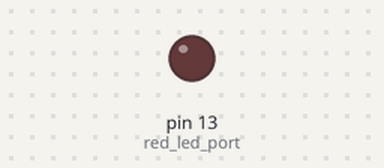
Simulated run of this sketch. Board: Arduino Uno, built with avr-gcc and run on an emulated ATmega328P. Parts: output pins drawn as LEDs (lit = HIGH).

Above: at 1.4 s.
At 3.7 s:
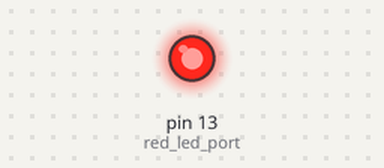
Timing chart, 0 to 10.0 s (numbered marks = the images above):
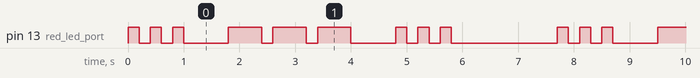

Measured:
- by itself, pin 13 (red_led_port): repeats every 7.7 s: 2 × (LOW 0.20 s, HIGH 0.20 s), LOW 0.80 s, 2 × (HIGH 0.60 s, LOW 0.20 s), HIGH 0.60 s, LOW 0.80 s, 2 × (HIGH 0.20 s, LOW 0.20 s), HIGH 0.20 s, LOW 1.9 s, HIGH 0.20 s
- by itself, everything shown: repeats every 7.7 s, in 18 steps

The sketch:

level2.ino
```cpp
// Declare variables
int red_led_port = 13;		// port # corresponding to `redLED` on the Arduino
int unit = 200;				// base morse unit in MS
int dot = unit;				// 1 morse unit
int dash = unit * 3;		// 3 morse units
int space_blink = dot;		// space between each blink
int space_letter = dash;	// space between each letter
int space_words = unit * 7; // space between each word
int loop_cooldown = 300;	// delay between each itteration of the main simulation loop

// Declare functions
void blinkLED(int port, double delayOn = 0, double delayOff = 0)
/*
	Causes the specified port, inferred as a connection
	to the LED device, to blink, conforming to the specified
	arguments representing delays

	Both delays are optional arguments and default to 0

	This function is designed to be portable
	into other sections of this lab, therefor it
	has more arguments to allow for more customization
*/
{
	digitalWrite(port, HIGH);
	delay(delayOn);
	digitalWrite(port, LOW);
	delay(delayOff);
};

void blink(double delayOn)
/*
	A wrapper function designed to alieviate some
	repeadeted code when calling blinkLED. Since, the
	first and third argument of that function are always
	the same in this level of the lab
*/
{
	blinkLED(red_led_port, delayOn, space_blink);
};

void blinkLetterS()
/*
	In this level, I chose to spell out
	the word `SOS` in Morse Code. Since, this
	word has 2 letters `s`. This function
	handles that operation automatically
	to apply better DRY principles to the program
*/
{
	blink(dot);
	blink(dot);
	blink(dot);
};

void scenario()
/*
	Delegates to each pattern, executing the main program.
	Spells out "SOS" in Morse Code using the LED
*/
{
	// S - Dot Dot Dot
	blinkLetterS();
	delay(space_letter);

	// O - Dash Dash Dash
	// Since this letter only occurs once, I did not make a function for it
	blink(dash);
	blink(dash);
	blink(dash);
	delay(space_letter);

	// S - Dot Dot Dot
	blinkLetterS();
	delay(space_words);
}

// Arduino boilerplate and simulation init

void setup()
/*
	The initial setup for the simulation
	+ initializes the pin related to the red_led_port
*/
{
	pinMode(red_led_port, OUTPUT);
};

void loop()
// repeats all scenarios for the lifetime of the simulation
{
	scenario();
	delay(loop_cooldown);
};
```
